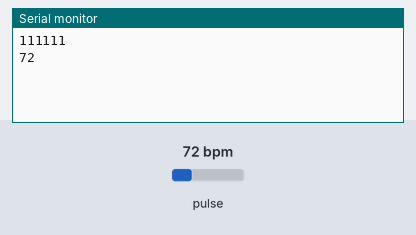
Bench run of a sketch on a simulated Arduino Uno, built with avr-gcc and run on an emulated ATmega328P. Parts: the last lines printed to the serial monitor. The inputs (shaded band) are chosen by the test bench; at power-on: pulse 72 bpm.

Above: at 1.2 s.
1.3 s: pulse set to 42 bpm
At 2.7 s:
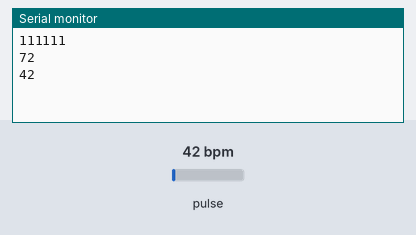
2.8 s: pulse set to 70 bpm
At 3.9 s:
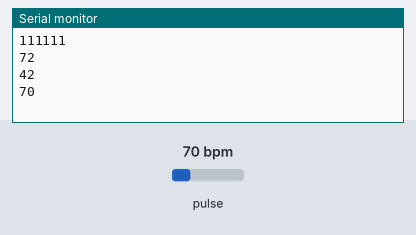
Timing chart, 0 to 5.8 s (numbered marks = the images above; inputs shaded):
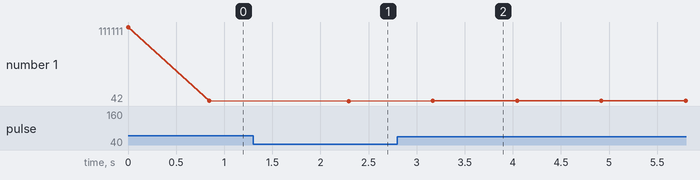

Measured:
- after the input at 1.3 s, the serial monitor: prints a new line after 0.99 s (image 1)
- after the input at 2.8 s, the serial monitor: prints a new line after 0.37 s (image 2)
- plotted number 1: 72 → 42 after the input at 1.3 s, 42 → 70 after the input at 2.8 s

The sketch:

bpm.ino
```cpp
#include <PulseSensorPlayground.h>     //PulseSensorPlayground Library.
const int PulseWire = 0;       // Sensor's purple wire connected to A0
int Threshold = 600;           // Determine heartbeat signal is true and which to ignore.
//decrease threshold will increase sensitivity
//increase threshold will decrease sensitivity
PulseSensorPlayground pulseSensor;  // Creates instance of PulseSensorPlayground object called "pulseSensor"

void setup() {
  Serial.begin(115200);          // remember to set serial monitor to this as well

  analogReference(EXTERNAL); //read from AREF pin when it reads analog signls
  pulseSensor.analogInput(PulseWire);
  pulseSensor.setThreshold(Threshold);
  // used to see if started
   if (pulseSensor.begin()) {
    Serial.println(111111, DEC);  //Prints line for monitor
  } }

void loop() {
if (pulseSensor.sawStartOfBeat()) {            // Checks if heartbeat happened
int BPM = pulseSensor.getBeatsPerMinute();  //return as integer
 Serial.println(BPM, DEC);    // dec sends value as int rather than char and print value
}
  delay(30);                    // pauses for __ milliseconds
}
```
